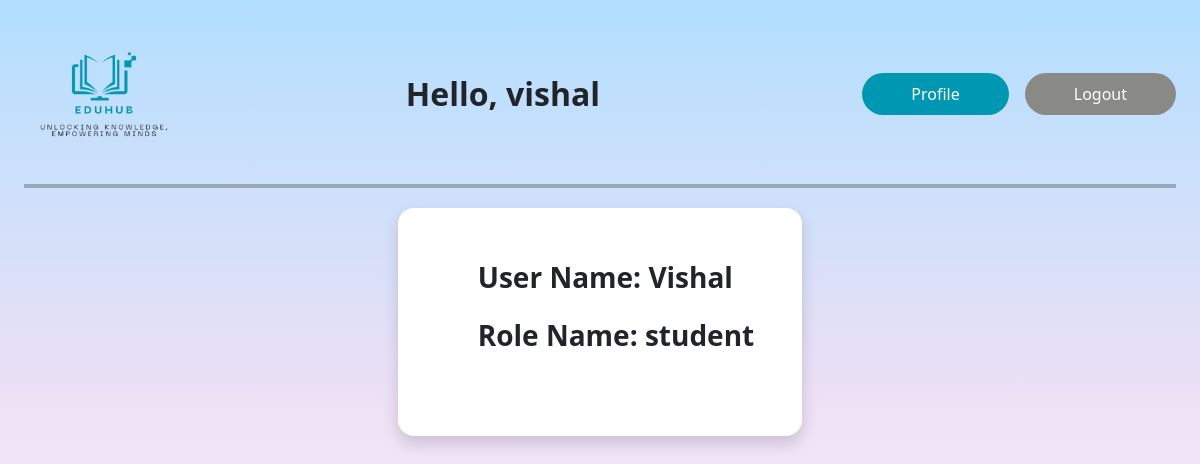
The app's page /profile/ (signed in) with its own data.
### onlinelearningapp/models.py (models this page shows, shortened)
class TimestampedModel(models.Model):
    created_at = models.DateTimeField(auto_now_add=True)
    updated_at = models.DateTimeField(auto_now=True)
    class Meta:
        abstract = True

class UserProfile(TimestampedModel):
    user = models.OneToOneField(User, on_delete=models.CASCADE)
    role = models.ForeignKey(Role, on_delete=models.CASCADE)
    membership = models.ForeignKey(Membership, on_delete=models.SET_NULL, null=True, default=3)

class Role(TimestampedModel):
    name = models.CharField(max_length=30)
    def __str__(self):
        return f"Role Name: {self.name}"

### onlinelearningapp/views.py (the view)
# urls.py: path('profile/', ProfileView.as_view(), name='profile'),
class ProfileView(View):
    def get(self, request):
        user_profile = UserProfile.objects.get(user=request.user)
        context = {
            'user_profile': user_profile,
            'student_name': user_profile.user.username,
        }
        return render(request, 'profile.html', context)

### onlinelearningapp/templates/profile.html (shortened to what this page needs)
{% extends 'base.html' %}
{% block content %}
<div class="w-100 d-flex flex-column justify-content-center align-items-center">
    <div class="p-5 background-white shadow d-flex flex-column rounded-4 fw-bold" >
        <ul>
            <p class="capitalize fs-3">User Name: {{ user_profile.user.username | capfirst }}</p>
            <p class="capitalize fs-3">{{ user_profile.role | capfirst }}</p>
        </ul>
    </div>
</div>
{% endblock %}

### onlinelearningapp/templates/base.html (shortened to what this page needs)
{% load django_bootstrap5 %}
{% load static %}
<!DOCTYPE html>
<html>
<head>
    {% bootstrap_css %}
    <link href="{% static 'css/style.css' %}" rel="stylesheet">
    <link href="{% static 'css/home-student.css' %}" rel="stylesheet">
</head>
<body class="p-4">
<div class="d-flex w-100 justify-content-between py-4 row g-0">
    <div class="d-flex flex-row align-items-center col-md-6 justify-content-between">
        <div>
            <a href="{% url 'home' %}"><img src="{% static 'images/Eduhub-4 2.png' %}" class="home-page-logo"></a>
        </div>
        <div class="fs-2 fw-bold">
            Hello, {{ user_profile.user.username }}
        </div>
    </div>
    <div class="d-flex flex-row align-items-center col-md-6 justify-content-end">
        <input type="button" value="Profile" onclick="location.href='/profile'"
               class="btn-color-primary btn rounded-pill px-5 py-2 me-3">
        <form action="{% url 'logout' %}" method="post">
            <input type="submit" value="Logout" class="btn btn-color-secondary rounded-pill px-5 py-2">
        </form>
    </div>
</div>
<hr>
{% block content %} {% endblock %}
</body>

### onlinelearningapp/static/css/style.css (style rules this page uses)
html { height: 100%; }
body { min-height: 100%; background: linear-gradient(180deg, #B2DFFF 0%, rgba(167, 102, 206, 0.20) 50%, rgba(177, 51, 255, 0.00) 100%); background-attachment: fixed !important; }
a { text-decoration: none; }
.background-white { background: white !important; }
.btn-color-primary { background: #0097B2 !important; color: white; }
.btn-color-secondary { background: #898A86; color: white; }
hr { border-color: black !important; border-width: 2px !important; border-style: solid; margin-top: 20px; margin-bottom: 20px; }
a { color: black; }

### onlinelearningapp/static/css/home-student.css (style rules this page uses)
.home-page-logo { width: 160px; }

### records on screen
UserProfile: user.username "vishal", user.username "Vishal", role "Role Name: student"
